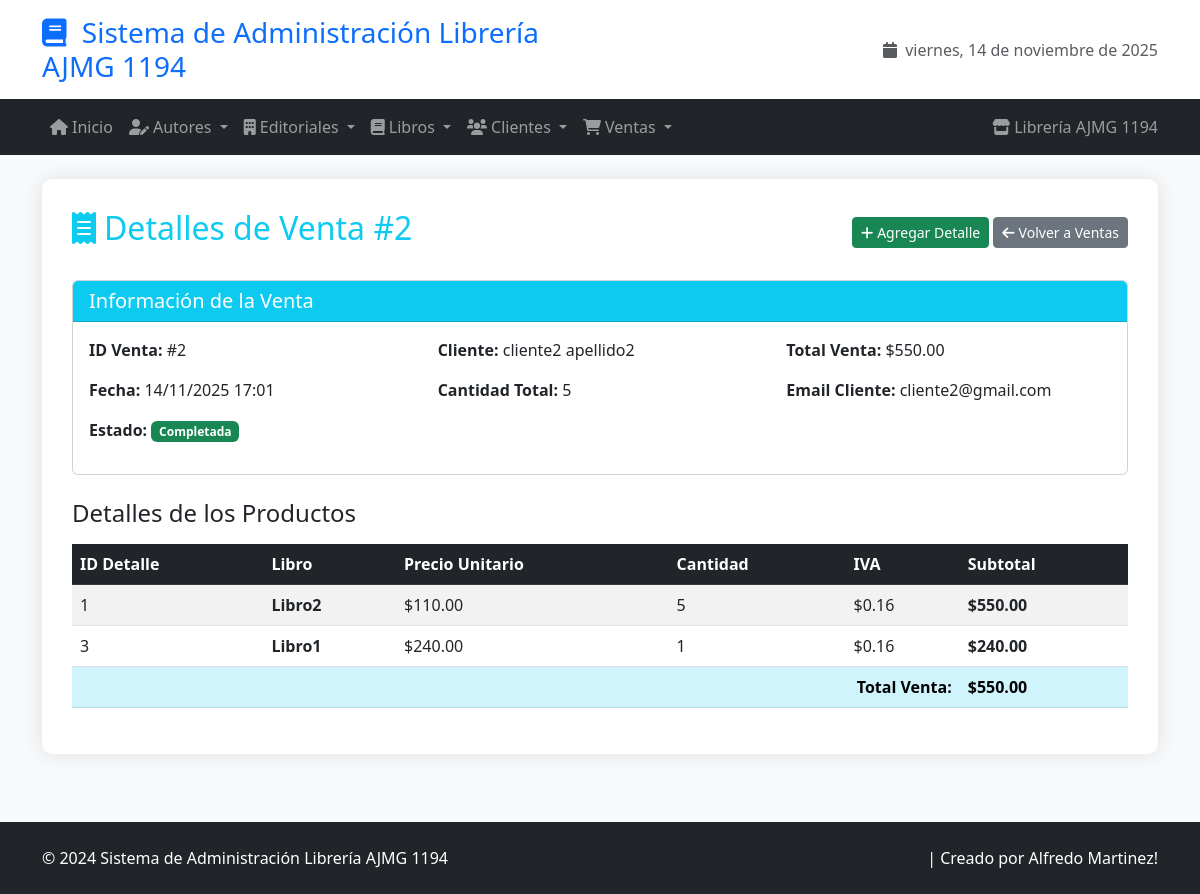
/ventas/2/detalles/, run on the app's committed database.
### app_Libreria/models.py (models this page shows, shortened)
class Venta(models.Model):
    ESTADOS_VENTA = [
        ('PEN', 'Pendiente'),
        ('COM', 'Completada'),
        ('CAN', 'Cancelada'),
        ('DEV', 'Devuelta'),
    ]
    id = models.AutoField(primary_key=True)
    fecha_venta = models.DateTimeField(auto_now_add=True, verbose_name="Fecha de Venta")
    cantidad_total = models.PositiveIntegerField(verbose_name="Cantidad Total", default=1)
    total = models.DecimalField(max_digits=10, decimal_places=2, verbose_name="Total", default=0.00)
    estado = models.CharField(max_length=3, choices=ESTADOS_VENTA, default='PEN', verbose_name="Estado")
    cliente_email = models.EmailField(verbose_name="Email del Cliente")
    libro = models.ForeignKey(
        Libro,
        on_delete=models.PROTECT,
        related_name='ventas_principal',
        verbose_name="Libro Principal"
    )
    cliente = models.ForeignKey(
        Cliente,
        on_delete=models.PROTECT,
        related_name='ventas',
        verbose_name="Cliente",
        null=True,
        blank=True
    )
    created_at = models.DateTimeField(auto_now_add=True, verbose_name="Creado en")
    class Meta:
        verbose_name = "Venta"
        verbose_name_plural = "Ventas"
        ordering = ['-fecha_venta']

class Cliente(models.Model):
    clienteid = models.AutoField(primary_key=True)
    nombre = models.CharField(max_length=100, verbose_name="Nombre")
    apellido = models.CharField(max_length=100, verbose_name="Apellido")
    email = models.EmailField(unique=True, verbose_name="Email")
    telefono = models.CharField(max_length=20, verbose_name="Teléfono")
    direccion = models.CharField(max_length=255, verbose_name="Dirección")
    fecharegistro = models.DateTimeField(auto_now_add=True, verbose_name="Fecha de Registro")
    preferenciasgenero = models.TextField(blank=True, verbose_name="Preferencias de Género")
    class Meta:
        verbose_name = "Cliente"
        verbose_name_plural = "Clientes"
        ordering = ['apellido', 'nombre']

class DetalleVenta(models.Model):
    detalleDeLaVentaid = models.AutoField(primary_key=True)
    precioUnitario = models.DecimalField(max_digits=10, decimal_places=2, verbose_name="Precio Unitario")
    iva = models.DecimalField(max_digits=5, decimal_places=2, default=0.16, verbose_name="IVA")
    venta = models.ForeignKey(
        Venta,
        on_delete=models.CASCADE,
        related_name='detalles',
        verbose_name="Venta"
    )
    libro = models.ForeignKey(
        Libro,
        on_delete=models.PROTECT,
        related_name='detalles_venta',
        verbose_name="Libro"
    )
    cantidad = models.PositiveIntegerField(verbose_name="Cantidad")
    subtotal = models.DecimalField(max_digits=10, decimal_places=2, verbose_name="Subtotal")
    class Meta:
        verbose_name = "Detalle de Venta"
        verbose_name_plural = "Detalles de Venta"
        ordering = ['-venta__fecha_venta']

class Libro(models.Model):
    GENEROS = [
        ('FIC', 'Ficción'),
        ('ROM', 'Romance'),
        ('TER', 'Terror'),
        ('CIE', 'Ciencia Ficción'),
        ('FAN', 'Fantasía'),
        ('HIS', 'Histórico'),
        ('BIO', 'Biografía'),
        ('INF', 'Infantil'),
    ]
    titulo = models.CharField(max_length=200, verbose_name="Título del libro")
    isbn = models.CharField(max_length=13, unique=True, verbose_name="ISBN")
    genero = models.CharField(max_length=3, choices=GENEROS, verbose_name="Género")
    fecha_publicacion = models.DateField(verbose_name="Fecha de publicación")
    precio = models.DecimalField(max_digits=8, decimal_places=2, verbose_name="Precio")
    stock = models.PositiveIntegerField(default=0, verbose_name="Cantidad en stock")
    descripcion = models.TextField(verbose_name="Descripción", blank=True)
    autores = models.ManyToManyField(Autor, related_name='libros', verbose_name="Autores")
    editorial = models.ForeignKey(
        Editorial,
        on_delete=models.SET_NULL,
        null=True,
        blank=True,
        related_name='libros',
        verbose_name="Editorial"
    )
    class Meta:
        verbose_name = "Libro"
        verbose_name_plural = "Libros"
        ordering = ['titulo']

### app_Libreria/views.py (the view)
# urls.py: path('ventas/<int:venta_id>/detalles/', views.ver_detalles_venta, name='ver_detalles_venta'),
def ver_detalles_venta(request, venta_id):
    venta = get_object_or_404(Venta, id=venta_id)
    detalles = DetalleVenta.objects.filter(venta=venta).select_related('libro')
    return render(request, 'detalle_venta/ver_detalles_venta.html', {
        'venta': venta,
        'detalles': detalles
    })

### app_Libreria/templates/detalle_venta/ver_detalles_venta.html (shortened to what this page needs)
{% extends 'base.html' %}
{% block content %}
<div class="main-content">
    <div class="d-flex justify-content-between align-items-center mb-4">
        <h2 class="text-info">
            <i class="fas fa-receipt me-2"></i>Detalles de Venta #{{ venta.id }}
        </h2>
        <div>
            <a href="{% url 'agregar_detalle_venta' venta.id %}" class="btn btn-success btn-sm">
                <i class="fas fa-plus me-1"></i>Agregar Detalle
            </a>
            <a href="{% url 'ver_ventas' %}" class="btn btn-secondary btn-sm">
                <i class="fas fa-arrow-left me-1"></i>Volver a Ventas
            </a>
        </div>
    </div>
    <div class="card mb-4">
        <div class="card-header bg-info text-white">
            <h5 class="mb-0">Información de la Venta</h5>
        </div>
        <div class="card-body">
            <div class="row">
                <div class="col-md-4">
                    <p><strong>ID Venta:</strong> #{{ venta.id }}</p>
                    <p><strong>Fecha:</strong> {{ venta.fecha_venta|date:"d/m/Y H:i" }}</p>
                    <p><strong>Estado:</strong>
                        {% if venta.estado == 'COM' %}
                        <span class="badge bg-success">Completada</span>
                        {% elif venta.estado == 'PEN' %}
                        <span class="badge bg-warning">Pendiente</span>
                        {% elif venta.estado == 'CAN' %}
                        <span class="badge bg-danger">Cancelada</span>
                        {% elif venta.estado == 'DEV' %}
                        <span class="badge bg-secondary">Devuelta</span>
                        {% endif %}
                    </p>
                </div>
                <div class="col-md-4">
                    <p><strong>Cliente:</strong>
                        {% if venta.cliente %}
                        {{ venta.cliente.nombre }} {{ venta.cliente.apellido }}
                        {% else %}
                        {{ venta.cliente_email }}
                        {% endif %}
                    </p>
                    <p><strong>Cantidad Total:</strong> {{ venta.cantidad_total }}</p>
                </div>
                <div class="col-md-4">
                    <p><strong>Total Venta:</strong> ${{ venta.total }}</p>
                    <p><strong>Email Cliente:</strong> {{ venta.cliente_email }}</p>
                </div>
            </div>
        </div>
    </div>
    <h4 class="mb-3">Detalles de los Productos</h4>
    {% if detalles %}
    <div class="table-responsive">
        <table class="table table-striped table-hover">
            <thead class="table-dark">
                <tr>
                    <th>ID Detalle</th>
                    <th>Libro</th>
                    <th>Precio Unitario</th>
                    <th>Cantidad</th>
                    <th>IVA</th>
                    <th>Subtotal</th>
                </tr>
            </thead>
            <tbody>
                {% for detalle in detalles %}
                <tr>
                    <td>{{ detalle.detalleDeLaVentaid }}</td>
                    <td><strong>{{ detalle.libro.titulo }}</strong></td>
                    <td>${{ detalle.precioUnitario }}</td>
                    <td>{{ detalle.cantidad }}</td>
                    <td>${{ detalle.iva }}</td>
                    <td><strong>${{ detalle.subtotal }}</strong></td>
                </tr>
                {% endfor %}
            </tbody>
            <tfoot class="table-info">
                <tr>
                    <td colspan="5" class="text-end"><strong>Total Venta:</strong></td>
                    <td><strong>${{ venta.total }}</strong></td>
                </tr>
            </tfoot>
        </table>
    </div>
    {% endif %}
</div>
{% endblock %}

### app_Libreria/templates/base.html (style rules this page uses)
body { background-color: #f8f9fa; font-family: 'Segoe UI', Tahoma, Geneva, Verdana, sans-serif; }
.main-content { background-color: #ffffff; border-radius: 10px; box-shadow: 0 0 20px rgba(0,0,0,0.1); margin: 20px 0; padding: 30px; }

### data on the page
Venta: id "2", fecha_venta "14/11/2025 17:01", cliente.nombre "cliente2", cliente.apellido "apellido2", cantidad_total "5", total "550.00", cliente_email "cliente2@gmail.com"
DetalleVenta: detalleDeLaVentaid "1", libro.titulo "Libro2", precioUnitario "110.00", cantidad "5", iva "0.16", subtotal "550.00"
DetalleVenta: detalleDeLaVentaid "3", libro.titulo "Libro1", precioUnitario "240.00", cantidad "1", iva "0.16", subtotal "240.00"
